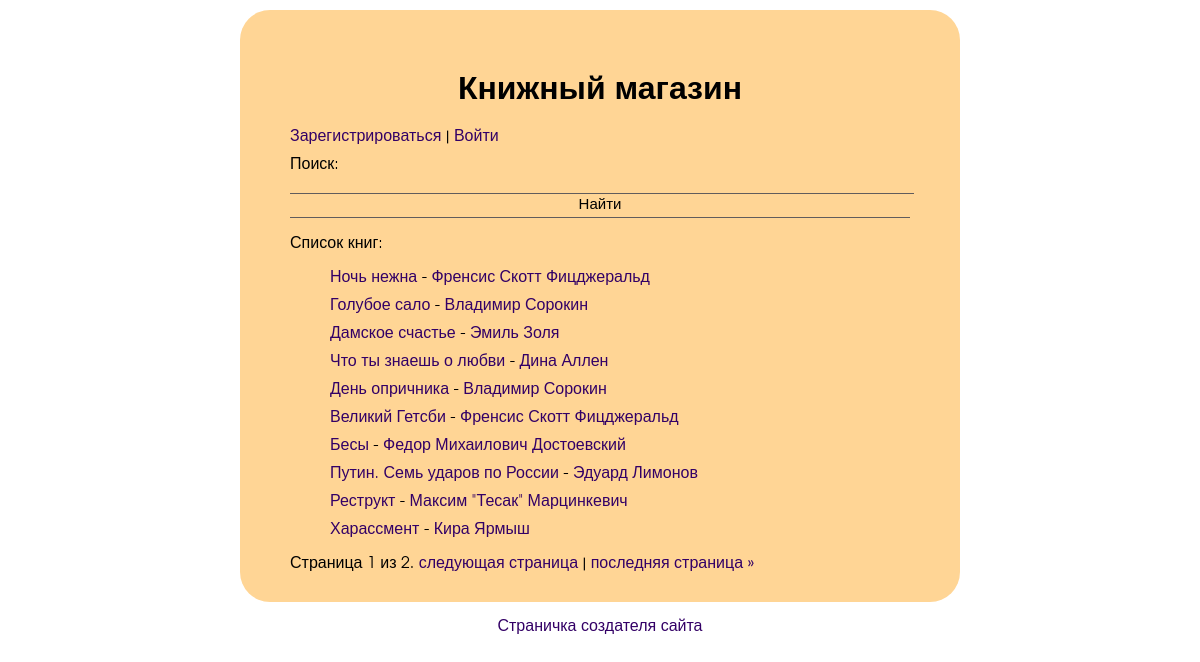
The page / on the database its author committed.
### bookshop/models.py (models this page shows, shortened)
class Book(models.Model):
    book_name = models.CharField(max_length=90, verbose_name="Название книги")
    description = models.TextField(verbose_name="Описание")
    pages = models.IntegerField(verbose_name="Количество страниц")
    price = models.IntegerField(verbose_name="Цена")
    language = models.ForeignKey(Language, on_delete=models.CASCADE, verbose_name="Язык")
    author = models.ManyToManyField(Author, verbose_name="Автор")
    genre = models.ManyToManyField(Jenre, verbose_name="Жанр")
    photo = models.ImageField(null=True, blank=True, upload_to="images/")
    def __str__(self):
        return self.book_name

class Author(models.Model):
    author_name = models.CharField(max_length=80)
    author_description = models.TextField()

### bookshop/views.py (the view)
# urls.py: path('', views.HomeListView.as_view(), name='home'),
class HomeListView(generic.ListView):
    model = Book
    paginate_by = 10
    template_name = 'bookshop/home.html'
    ordering = ['id']

### bookshop/templates/bookshop/home.html (shortened to what this page needs)
{% extends "bookshop/base.html" %}
{% block content %}
<div class="home_page">
    <h1>Книжный магазин</h1>
    <div class="greeting">
        {% if user.is_authenticated  %}
        Добро пожаловать, {{user}}! <a href={{user}}>Профиль</a>
        <p><a href="{% url 'logout' %}">Выйти</a></p>
        {% if user.is_staff %}
            <a href="add_book">Добавить книгу</a> | <a href="{% url 'create_author' %}">Добавить автора</a>
        {% endif %}
    {% else %}
    <a href="{% url 'signup' %}">Зарегистрироваться</a> |
    <a href="{% url 'login' %}">Войти</a>
    {% endif %}
    </div>
    <form action="{% url 'search' %}" method="post">
            <label for="name">Поиск:</label>
            <input id="name" type="text" name="search">
            <div class="submit">
                <input type="submit" value="Найти">
            </div>
    </form>
    <p>Список книг:</p>
    <div class="some_class">
        <ol>
            {% for book in object_list %}
                <li> <a href="{% url 'book_detail' book.pk %}">{{ book }}</a> -
                    {% for author in book.author.all %}
                    <a href="{% url 'author_detail' author.id %}">{{ author.author_name }}</a>
                    {% endfor %}
                </li>
            {% empty %}
                <li>В данный момент книг нет.</li>
            {% endfor %}
            </ol>
    </div>
            <div class="pagination">
                <span class="step-links">
                    <span class="current">
                        Страница {{ page_obj.number }} из {{ page_obj.paginator.num_pages }}.
                    </span>
                    {% if page_obj.has_next %}
                    <a href="?page={{ page_obj.next_page_number }}">следующая страница</a> |
                    <a href="?page={{ page_obj.paginator.num_pages }}">последняя страница &raquo;</a>
                    {% endif %}
                </span>
            </div>
</div>
{% endblock content %}

### bookshop/static/bookshop/style.css (style rules this page uses)
body h1 { text-align: center; margin: 0 0 20px;; }
body { background-color: rgb(255, 255, 255); color: black; font: normal 16px Avantgarde, TeX Gyre Adventor, URW Gothic L, sans-serif; text-align: start; max-width: 60%; padding-top: 10px; margin: auto; }
.everything h1 { margin-top: 10px; }
.home_page { padding: 10px; }
.greeting { margin-bottom: 10px; }
a { color: rgb(51, 0, 102); text-decoration: none; }
.some_class li { color: rgb(0, 0, 0); padding: 0 0px; list-style: none; margin-bottom: 10px; }
.pagination { margin-top: 0px; }
.create_book input, input, textarea, select { border: none; outline: none; border-bottom: 1px solid rgb(97, 92, 92); font-family: inherit; font-size: 15px; background: transparent; width: 100%; padding-bottom: 5px; }
.submit input { cursor: pointer; }

### rows shown on the page
Book: book_name "Ночь нежна"
Author: author_name "Френсис Скотт Фицджеральд"
Book: book_name "Голубое сало"
Author: author_name "Владимир Сорокин"
Book: book_name "Дамское счастье"
Author: author_name "Эмиль Золя"
Book: book_name "Что ты знаешь о любви"
Author: author_name "Дина Аллен"
Book: book_name "День опричника"
Book: book_name "Великий Гетсби"
Book: book_name "Бесы"
Author: author_name "Федор Михаилович Достоевский"
Book: book_name "Путин. Семь ударов по России"
Author: author_name "Эдуард Лимонов"
Book: book_name "Реструкт"
Author: author_name "Максим \"Тесак\" Марцинкевич"
Book: book_name "Харассмент"
Author: author_name "Кира Ярмыш"

### other values the page prints
{{ page_obj.number }} "1"
{{ page_obj.paginator.num_pages }} "2"
